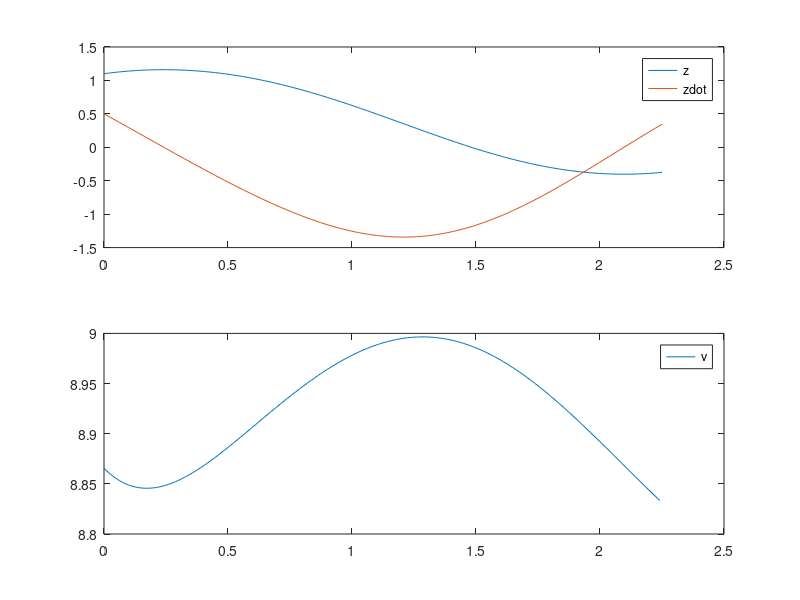

Here is the MATLAB script that generated this plot:
function startercode145315
[T,X,U,XFORDISPLAY] = RunSimulation;
PlotResults(T,X,U);
z = mat2str(XFORDISPLAY(1),8)
zdot = mat2str(XFORDISPLAY(2),8)
end

function [actuators,data] = initControlSystem(sensors,references,parameters,data)
%%%%%%%%%%%%%%%%%%
% MODIFY
data.A = [0, 1; -10*cos(0.3)/3, -1/9];
data.B = [0; 1/9];
data.C = [0, 1];
data.xhat = [0;0];
data.u = 0;

qC = eye(length(data.A - 1));
rC = 5.8;

qO = 8.7;
rO = eye(length(data.A - 1));

data.K = lqr(data.A, data.B, qC, rC);
data.L = lqr(data.A', data.C', inv(rO), inv(qO))';
%
%%%%%%%%%%%%%%%%%%
[actuators,data] = runControlSystem(sensors,references,parameters,data);
end

function [actuators,data] = runControlSystem(sensors,references,parameters,data)
%%%%%%%%%%%%%%%%%%
% MODIFY
zE = 0.3;
vE = 30*sin(zE);
u = -data.K * data.xhat;
y = sensors.zdot - 0;
data.xhat=data.xhat+(data.A*data.xhat+data.B*u-data.L*(data.C*data.xhat-y))*parameters.tStep;
actuators.v = u + vE;
%
%%%%%%%%%%%%%%%%%%
end

function [T,X,U,XFORDISPLAY] = RunSimulation
[t,x,tStep,nSteps,nStepsForDisplay] = InitSimulation;
T = t;
X = x;
U = [];
controller.init = @initControlSystem;
controller.run = @runControlSystem;
controller.sensors = GetSensors(t,x);
controller.references = struct;
controller.parameters = struct('tStep',tStep);
controller.data = struct;
[controller.actuators,controller.data] = ...
    controller.init(controller.sensors, ...
                    controller.references, ...
                    controller.parameters, ...
                    controller.data);
for iStep = 1:nSteps
    u = GetInput(controller.actuators);
    [t,x] = ode45(@(t,x) GetXDot(t,x,u),[t t+tStep],x);
    t = t(end);
    x = x(end,:)';
    controller.sensors = GetSensors(t,x);
    [controller.actuators,controller.data] = ...
    controller.run(controller.sensors, ...
                    controller.references, ...
                    controller.parameters, ...
                    controller.data);
    T = [T t];
    X = [X x];
    U = [U u];
    if iStep==nStepsForDisplay
        XFORDISPLAY = x;
    end
end
end

function [t,x,tStep,nSteps,nStepsForDisplay] = InitSimulation
t = 0;
x = [1.10; 0.50];
tStep = 0.009;
nStepsForDisplay = 25;
nSteps = 250;
end

function u = GetInput(actuators)
u = actuators.v;
end

function sensors = GetSensors(t,x)
sensors.t = t;
sensors.zdot = x(2);
end

function xdot = GetXDot(t,x,u)
xdot = [x(2); (1/9)*(-(1*x(2)+30*sin(x(1)))+u(1))];
end

function PlotResults(T,X,U)
clf;
subplot(2,1,1);
plot(T,X);
legend('z','zdot');
subplot(2,1,2);
plot(T(1:end-1),U);
legend('v');
end
